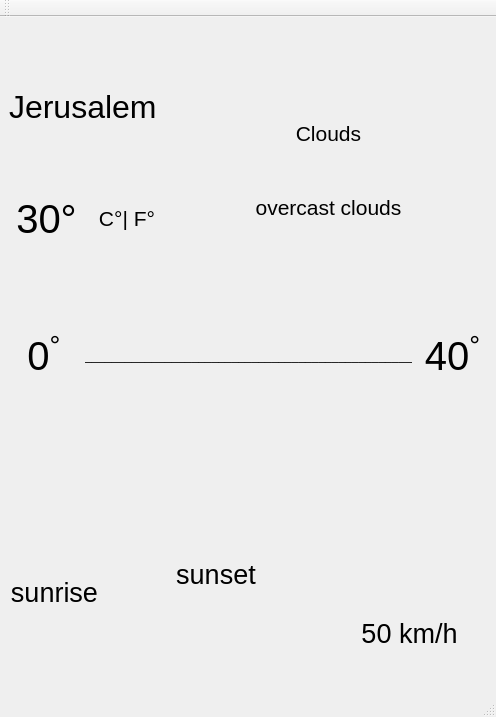
<?xml version="1.0" encoding="UTF-8"?>
<ui version="4.0">
 <class>MainWindow</class>
 <widget class="QMainWindow" name="MainWindow">
  <property name="geometry">
   <rect>
    <x>0</x>
    <y>0</y>
    <width>496</width>
    <height>717</height>
   </rect>
  </property>
  <property name="windowTitle">
   <string>MainWindow</string>
  </property>
  <property name="styleSheet">
   <string notr="true">QPushButton { background-color: transparent }</string>
  </property>
  <widget class="QWidget" name="centralwidget">
   <layout class="QGridLayout" name="gridLayout_2">
    <item row="0" column="0">
     <layout class="QVBoxLayout" name="verticalLayout_5">
      <item>
       <widget class="QLabel" name="label_2">
        <property name="text">
         <string>&lt;html&gt;&lt;head/&gt;&lt;body&gt;&lt;p&gt;&lt;span style=&quot; font-size:24pt;&quot;&gt;  Jerusalem&lt;/span&gt;&lt;/p&gt;&lt;/body&gt;&lt;/html&gt;</string>
        </property>
       </widget>
      </item>
      <item>
       <layout class="QHBoxLayout" name="horizontalLayout_2">
        <item>
         <widget class="QLabel" name="label">
          <property name="text">
           <string>&lt;html&gt;&lt;head/&gt;&lt;body&gt;&lt;p align=&quot;center&quot;&gt;&lt;span style=&quot; font-size:30pt;&quot;&gt;30°&lt;/span&gt;&lt;/p&gt;&lt;/body&gt;&lt;/html&gt;</string>
          </property>
         </widget>
        </item>
        <item>
         <widget class="QPushButton" name="Change_degree_type_button">
          <property name="font">
           <font>
            <pointsize>16</pointsize>
           </font>
          </property>
          <property name="styleSheet">
           <string notr="true">background-color: rgba(255,255,255,0);border: 0px;</string>
          </property>
          <property name="text">
           <string>C°| F°</string>
          </property>
         </widget>
        </item>
       </layout>
      </item>
     </layout>
    </item>
    <item row="0" column="1" colspan="2">
     <layout class="QVBoxLayout" name="verticalLayout_4">
      <item>
       <widget class="QLabel" name="weather_icon_lable">
        <property name="text">
         <string>&lt;html&gt;&lt;head/&gt;&lt;body&gt;&lt;p align=&quot;center&quot;&gt;&lt;img src=&quot;:/weather_icons/01d.png&quot;/&gt;&lt;/p&gt;&lt;/body&gt;&lt;/html&gt;</string>
        </property>
       </widget>
      </item>
      <item>
       <widget class="QLabel" name="view_lable">
        <property name="text">
         <string>&lt;html&gt;&lt;head/&gt;&lt;body&gt;&lt;p align=&quot;center&quot;&gt;&lt;span style=&quot; font-size:16pt;&quot;&gt;Clouds&lt;/span&gt;&lt;/p&gt;&lt;/body&gt;&lt;/html&gt;</string>
        </property>
       </widget>
      </item>
      <item>
       <widget class="QLabel" name="label_5">
        <property name="text">
         <string>&lt;html&gt;&lt;head/&gt;&lt;body&gt;&lt;p align=&quot;center&quot;&gt;&lt;span style=&quot; font-size:16pt;&quot;&gt;overcast clouds&lt;/span&gt;&lt;/p&gt;&lt;/body&gt;&lt;/html&gt;</string>
        </property>
       </widget>
      </item>
     </layout>
    </item>
    <item row="1" column="0" colspan="3">
     <layout class="QHBoxLayout" name="horizontalLayout">
      <item>
       <widget class="QLabel" name="label_3">
        <property name="text">
         <string>&lt;html&gt;&lt;head/&gt;&lt;body&gt;&lt;p align=&quot;center&quot;&gt;&lt;span style=&quot; font-size:30pt;&quot;&gt;0&lt;/span&gt;&lt;span style=&quot; font-size:30pt; vertical-align:super;&quot;&gt;°&lt;/span&gt;&lt;/p&gt;&lt;/body&gt;&lt;/html&gt;</string>
        </property>
       </widget>
      </item>
      <item>
       <widget class="QLabel" name="temperature_line_lable">
        <property name="text">
         <string>_________________________________________________</string>
        </property>
       </widget>
      </item>
      <item>
       <widget class="QLabel" name="label_4">
        <property name="text">
         <string>&lt;html&gt;&lt;head/&gt;&lt;body&gt;&lt;p align=&quot;center&quot;&gt;&lt;span style=&quot; font-size:30pt;&quot;&gt;40&lt;/span&gt;&lt;span style=&quot; font-size:30pt; vertical-align:super;&quot;&gt;°&lt;/span&gt;&lt;/p&gt;&lt;/body&gt;&lt;/html&gt;</string>
        </property>
       </widget>
      </item>
     </layout>
    </item>
    <item row="2" column="0" colspan="2">
     <layout class="QFormLayout" name="formLayout">
      <item row="0" column="0">
       <layout class="QVBoxLayout" name="verticalLayout_6">
        <item>
         <widget class="QLabel" name="sunrise_icon_lable">
          <property name="minimumSize">
           <size>
            <width>91</width>
            <height>101</height>
           </size>
          </property>
          <property name="text">
           <string>&lt;html&gt;&lt;head/&gt;&lt;body&gt;&lt;p align=&quot;center&quot;&gt;&lt;img src=&quot;:/weather_icons/sunrise.png&quot;/&gt;&lt;/p&gt;&lt;/body&gt;&lt;/html&gt;</string>
          </property>
         </widget>
        </item>
        <item>
         <widget class="QLabel" name="sunrise_time_lable">
          <property name="text">
           <string>&lt;html&gt;&lt;head/&gt;&lt;body&gt;&lt;p align=&quot;center&quot;&gt;&lt;span style=&quot; font-size:20pt;&quot;&gt;sunrise&lt;/span&gt;&lt;/p&gt;&lt;/body&gt;&lt;/html&gt;</string>
          </property>
         </widget>
        </item>
       </layout>
      </item>
      <item row="0" column="1">
       <layout class="QVBoxLayout" name="verticalLayout_8">
        <item>
         <widget class="QLabel" name="sunset_icon_lable">
          <property name="text">
           <string>&lt;html&gt;&lt;head/&gt;&lt;body&gt;&lt;p align=&quot;center&quot;&gt;&lt;img src=&quot;:/weather_icons/sunset.png&quot;/&gt;&lt;/p&gt;&lt;/body&gt;&lt;/html&gt;</string>
          </property>
         </widget>
        </item>
        <item>
         <widget class="QLabel" name="sunset_time_lable">
          <property name="text">
           <string>&lt;html&gt;&lt;head/&gt;&lt;body&gt;&lt;p align=&quot;center&quot;&gt;&lt;span style=&quot; font-size:20pt;&quot;&gt;sunset&lt;/span&gt;&lt;/p&gt;&lt;/body&gt;&lt;/html&gt;</string>
          </property>
         </widget>
        </item>
       </layout>
      </item>
     </layout>
    </item>
    <item row="2" column="2">
     <layout class="QVBoxLayout" name="verticalLayout_3">
      <item>
       <widget class="QLabel" name="wind_icon_lable">
        <property name="text">
         <string>&lt;html&gt;&lt;head/&gt;&lt;body&gt;&lt;p align=&quot;center&quot;&gt;&lt;img src=&quot;:/weather_icons/wind.png&quot;/&gt;&lt;/p&gt;&lt;/body&gt;&lt;/html&gt;</string>
        </property>
       </widget>
      </item>
      <item>
       <widget class="QLabel" name="wind_speed_lable">
        <property name="text">
         <string>&lt;html&gt;&lt;head/&gt;&lt;body&gt;&lt;p align=&quot;center&quot;&gt;&lt;span style=&quot; font-size:20pt;&quot;&gt;50 km/h&lt;/span&gt;&lt;/p&gt;&lt;/body&gt;&lt;/html&gt;</string>
        </property>
       </widget>
      </item>
     </layout>
    </item>
   </layout>
  </widget>
  <widget class="QStatusBar" name="statusbar"/>
  <widget class="QToolBar" name="toolBar">
   <property name="windowTitle">
    <string>toolBar</string>
   </property>
   <attribute name="toolBarArea">
    <enum>TopToolBarArea</enum>
   </attribute>
   <attribute name="toolBarBreak">
    <bool>false</bool>
   </attribute>
  </widget>
 </widget>
 <resources>
  <include location="icons/icon.qrc"/>
 </resources>
 <connections/>
</ui>
